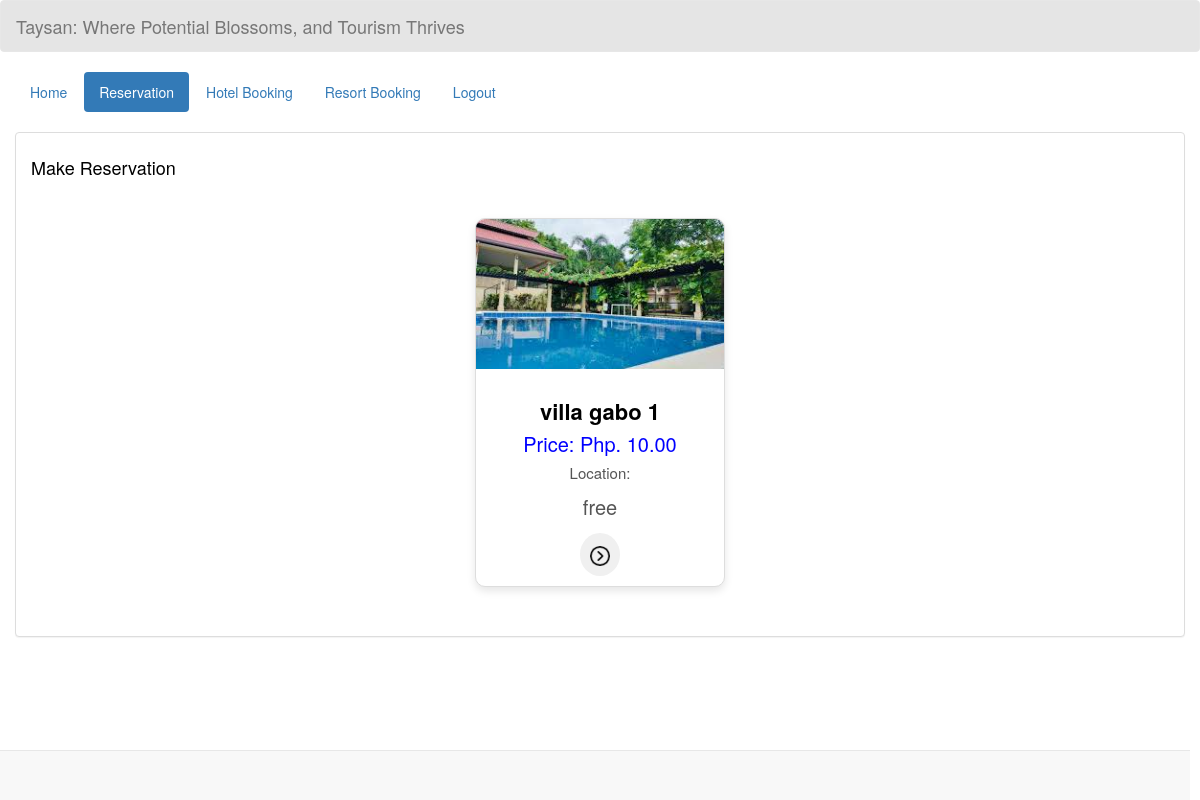
Page /reservation_resort.php on the earlier database version.
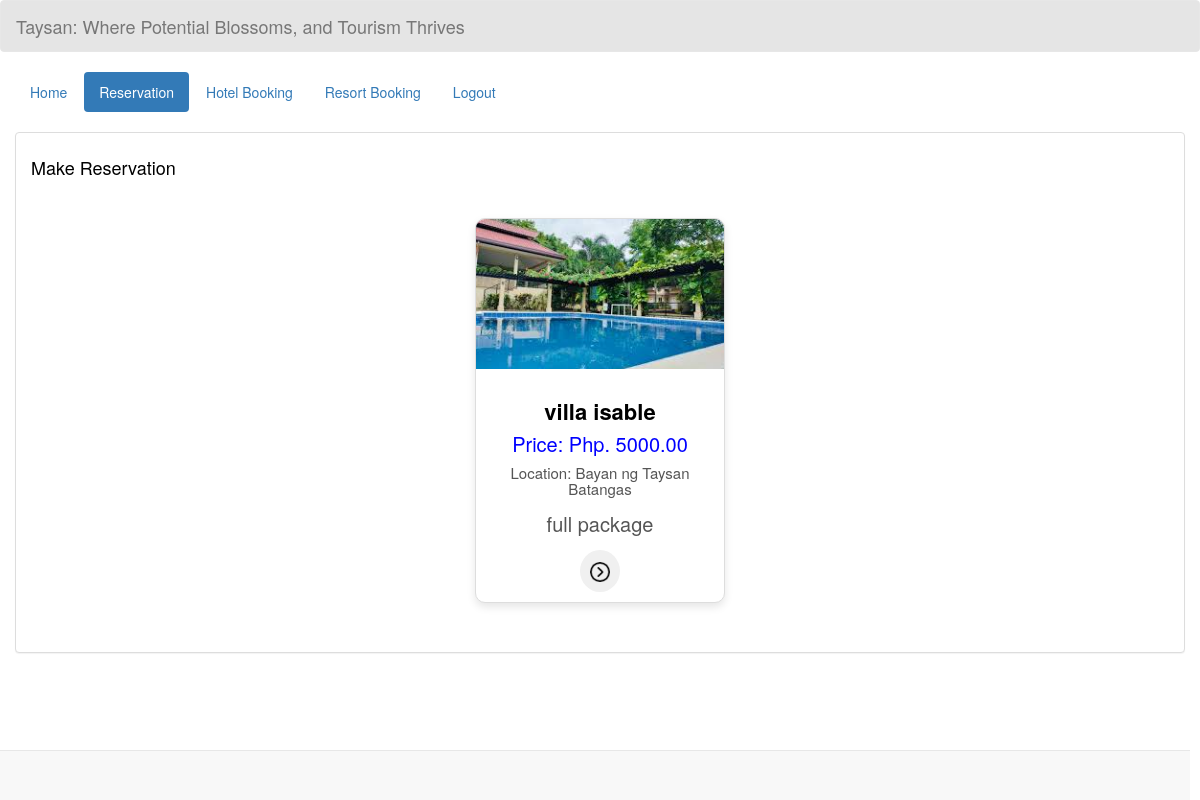
Same page on the later database version.
### tables this page shows
CREATE TABLE `resort` (
  `resort_id` int(100) NOT NULL,
  `resort_name` varchar(200) NOT NULL,
  `price` varchar(200) NOT NULL,
  `descr` varchar(200) NOT NULL,
  `location` varchar(200) NOT NULL,
  `transportation` varchar(200) NOT NULL,
  `photo` varchar(200) NOT NULL
);

### reservation_resort.php (the view, shortened to what this page needs)
<!DOCTYPE html>
<html lang = "en">
	<head>
		<link rel = "stylesheet" type = "text/css" href = "css/bootstrap.css " />
		<link rel = "stylesheet" type = "text/css" href = "css/style.css" />
	</head>
<body>
	<nav style = "background-color:rgba(0, 0, 0, 0.1);" class = "navbar navbar-default">
		<div  class = "container-fluid">
			<div class = "navbar-header">
            <a class = "navbar-brand" >Taysan: Where Potential Blossoms, and Tourism Thrives</a>
			</div>
		</div>
	</nav>
	<div class = "container-fluid">
		<ul class = "nav nav-pills">
        <?php
            $id = isset($_GET['id']) ? $_GET['id'] : null;
            ?>
			<li><a href = "home_user.php?id=<?php echo $id; ?>">Home</a></li>
			<li class = "active"><a href = "reservation.php?id=<?php echo $id; ?>">Reservation</a></li>
            <li><a href="records.php?id=<?php echo $id; ?>">Hotel Booking</a></li>
            <li><a href="records_resort.php?id=<?php echo $id; ?>">Resort Booking</a></li>
			<li><a href = "login_user.php">Logout</a></li>
		</ul>
	</div>
	<br />
	<div class = "container-fluid">
		<div class = "panel panel-default">
			<div class = "panel-body">
		  <section class = "services sec-width" id = "services">
          <div class="title">
            <h4 style="color: black;">Make Reservation</h4>
        </div>
            <div style="padding: 20px; text-align: center;">
            <?php
                require_once 'connection/connect.php';
                $query = $conn->query("SELECT * FROM `resort` ORDER BY `price` ASC") or die(mysql_error());
                while($fetch = $query->fetch_array()){
                ?>
                    <a href="add_reserve_resort.php?resort_id=<?php echo $fetch['resort_id']; ?>&id=<?php echo $id; ?>" style="text-decoration: none;">
                    <div style="display: inline-block; width: 250px; border: 1px solid #ddd; border-radius: 10px; overflow: hidden; box-shadow: 0 4px 8px rgba(0, 0, 0, 0.1); background-color: #fff; margin: 10px; transition: all 0.3s ease;"
                        onmouseover="this.style.boxShadow='0 8px 16px rgba(0, 0, 0, 0.2)'; this.style.transform='scale(1.05)';"
                        onmouseout="this.style.boxShadow='0 4px 8px rgba(0, 0, 0, 0.1)'; this.style.transform='scale(1)';">
                        <img src="photo/<?php echo $fetch['photo']; ?>" alt="Room Image" style="width: 100%; height: 150px; object-fit: cover; transition: all 0.3s ease;"
                            onmouseover="this.style.transform='scale(1.1)';"
                            onmouseout="this.style.transform='scale(1)';">
                        <div style="padding: 10px; text-align: center;">
                            <h3 style="font-size: 2.2rem; margin-bottom: 5px; font-weight: bold; color: black;"><?php echo $fetch['resort_name']; ?></h3>
                            <h4 style="font-size: 2rem; color: #0000ff;"><?php echo "Price: Php. ".$fetch['price'].".00"; ?></h4>
                            <h6 style="font-size: 1.5rem; color: #555; margin-bottom: 15px;">Location: <?php echo $fetch['location']; ?></h6>
                            <h4 style="font-size: 2rem; color: #555; margin-bottom: 15px;"><?php echo $fetch['descr']; ?></h4>
<button onclick="window.location.href = 'add_reserve_resort.php?resort_id=<?php echo $fetch['resort_id']; ?>&id=<?php echo $id; ?>';
" style="border: none; background-color: #f0f0f0; padding: 10px; border-radius: 50%; cursor: pointer; transition: all 0.3s ease;"
                            onmouseout="this.style.backgroundColor='#f0f0f0'; this.style.transform='scale(1)';">
                                <img src="image/next.png" alt="Reserve Button" style="width: 20px; height: 20px;">
                            </button>
                        </div>
                    </div>
                </a>
                <?php
                }
                ?>
            </div>
        </section>
			</div>
		</div>
	</div>
	<br />
	<div style = "text-align:right; margin-right:10px;" class = "navbar navbar-default navbar-fixed-bottom">
	</div>
    </body>
</html>

Differences in the rows shown:
removed resort: photo (picture), resort_name "villa gabo 1", price "10", descr "free"
added resort: photo (picture), resort_name "villa isable", price "5000", location "Bayan ng Taysan Batangas", descr "full package"
